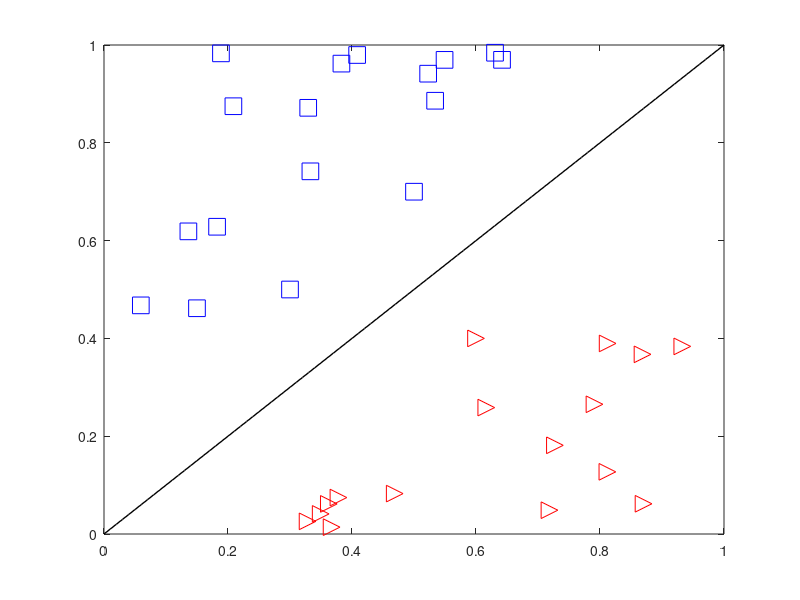

MATLAB code to generate this figure:
tt_data = importdata('data/squaresAndTriangles.csv', ',', 1);
X = tt_data.data(:, 1 : 2)';
Y = tt_data.data(:, 3);

% Velicina obucavajuceg skupa
P = length(Y);

% Rjesenje optimizacionog problema
% Tacnost
EPS = 1e-6;           
% Maksimalan broj iteracija
max_iter = 1000;
% Pocetne pretpostavke
change = ones(2 * P, 1);            
lambda = zeros(P, 1);
alpha = ones(P, 1);
t = 10000;

% Hesijan
H_FD = zeros(P, P);
for i = 1 : P
    for j = 1 : P
        H_FD(i, j) = Y(i) * Y(j) * X(:, i)' * X(:, j);
    end
end

% Brojac iteracija
iter = 0;

while ((norm(change, 2) > EPS) || (iter > max_iter))
    % Dualni rezidual
    r_dual = zeros(P, 1);
    for i = 1 : P
        FDp = 1;
        for j = 1 : P
            FDp = FDp - lambda(j) * Y(i) * Y(j) * X(:, i)' * X(:, j);
        end
        r_dual(i) = -FDp - alpha(i);
    end

    % Centralni rezidual
    r_cent = diag(alpha) * lambda - 1 / t * ones(P, 1);
    
    % Matrica sistema
    Ms = [H_FD -eye(P); diag(alpha) diag(lambda)];
    
    % Korekcija rjesenja
    change = -pinv(Ms) * [r_dual; r_cent];
    dlambda = change(1 : P);
    dalpha = change(P + 1 : 2 * P);
    
    % Korak korekcije
    da = dalpha(dalpha < 0);
    al = alpha(dalpha < 0);
    s = 0.99 * min([1; -al ./ da]);
    done = 0;
    while (done == 0)
        if (lambda + s * dlambda < 0)
            s = s * 0.8;
        else
            done = 1;
        end
    end
    
    % Konacna korekcija
    lambda = lambda + s * dlambda;
    alpha = alpha + s * dalpha;
    
    % Sljedeci korak
    iter = iter + 1;
end

% Vektor beta
beta = zeros(2, 1);
for i = 1 : P
    beta = beta + lambda(i) * Y(i) * X(:, i);
end

% Prvi lambda > 0
index = find(lambda > 0.001);
index = index(1);

% beta0
beta0 = 1 / Y(index) - X(:, index)' * beta;

% Prikaz
% y = k * x + n
k = - beta(1) / beta(2);
n = - beta0 / beta(2);
x = 0 : 0.01 : 1;
y = k * x + n;

plot(x, y, 'k', 'LineWidth', 1)
axis([0 1 0 1]);
hold on
for i = 1 : P
    if (Y(i) > 0)
        plot(X(1, i), X(2, i), 'bs', 'MarkerSize', 12);
    else
        plot(X(1, i), X(2, i), 'r>', 'MarkerSize', 12);
    end
end